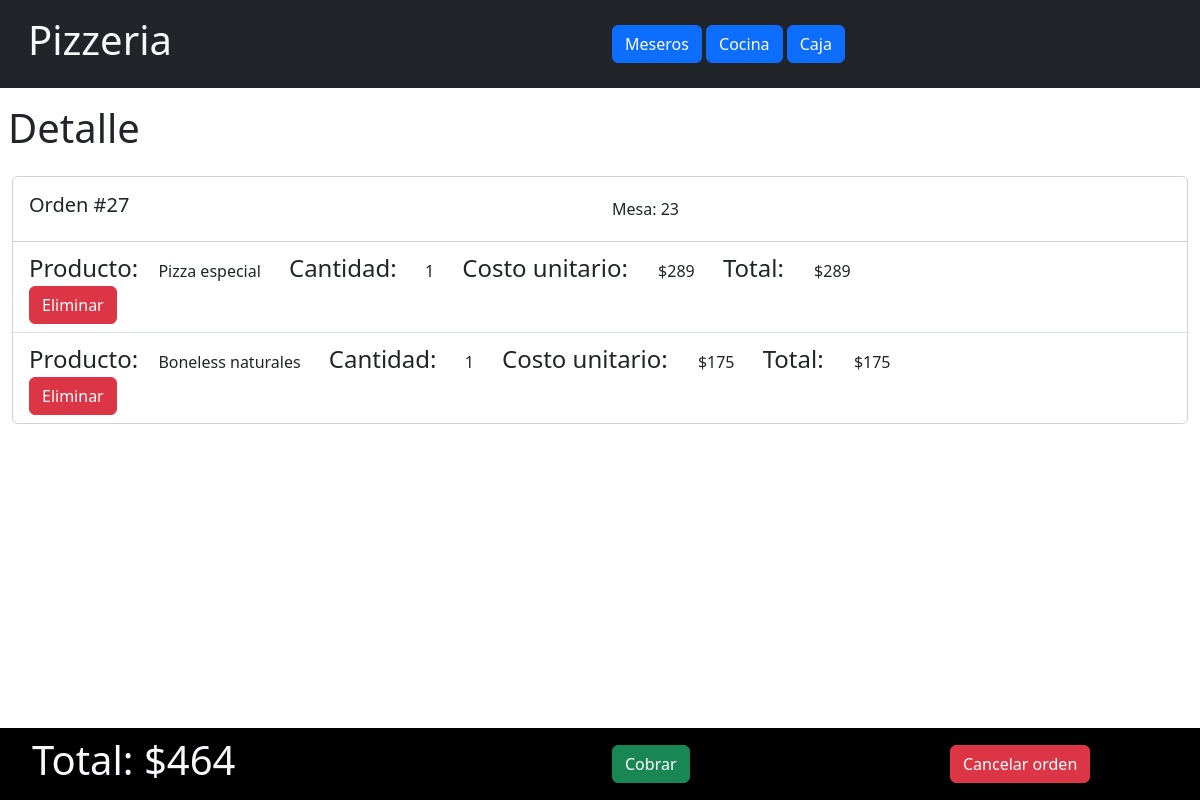
The page /Mizuki_app/27/payment/ on the database its author committed.
### Mizuki_app/models.py (models this page shows, shortened)
class Order(models.Model):
    tableNumber = models.PositiveIntegerField(('Numero de mesa'))
    waitingPayment = models.BooleanField(('Orden por cobrar'), default=False)
    complete = models.BooleanField(('Orden completada'), default=False)

class Product(models.Model):
    name = models.CharField(('Nombre'), max_length = 100)
    price = models.PositiveIntegerField(('Precio'))
    category = models.ForeignKey(Categories, on_delete = models.CASCADE)

### Mizuki_app/views.py (the view)
# urls.py: path('<int:order_id>/payment/', views.PaymentPage, name='paymentPage'),
def PaymentPage(request, order_id):
    order_total = 0
    prods_list = []
    prod_dict = {'detail_id':'', 'prod':1, 'quantity': 1, 'total': 1}
    order = Order.objects.get(pk=order_id)
    details = OrderDetail.objects.filter(orderID=order.id)
    for detail in details:
        prod_dict['detail_id'] = detail.id
        prod_dict['prod'] = Product.objects.get(pk=detail.productID.pk)
        prod_dict['quantity'] = detail.quantity
        prod_dict['total'] = int(prod_dict['prod'].price) * int(detail.quantity)
        order_total += prod_dict['total']
        prods_list.append(prod_dict)
        prod_dict = {'id':'', 'prod':1}
    return render(request, "Mizuki_app/payment.html",{'order':order,'prods_list':prods_list, 'order_total':order_total})

### Mizuki_app/templates/Mizuki_app/payment.html (shortened to what this page needs)
<!doctype html>
<html lang="en">
<head>
    <link href="https://cdn.jsdelivr.net/npm/bootstrap@5.3.3/dist/css/bootstrap.min.css" rel="stylesheet"
>
</head>
<body class="d-flex flex-column min-vh-100">
    {%include "Mizuki_app/header.html"%}
    <div class="container-fluid">
        <div class="row">
            <h1 class="ps-2 py-3">Detalle</h1>
            <div class="container-fluid">
                {% if order %}
                    <div class="card mb-2">
                        <div class="card-body row align-items-center">
                            <div class="col-sm-6">
                                <h5 class="card-title">Orden #{{order.id}}</h5>
                            </div>
                            <div class="col-sm-6">
                                <p class="card-text">Mesa: {{order.tableNumber}}</p>
                            </div>
                        </div>
                        <ul class="list-group list-group-flush">
                            {% for prod in prods_list%}
                                <li class="list-group-item">
                                    <span class="fs-4 me-3">Producto:</span> {{prod.prod.name}}
                                    <span class="fs-4 mx-4">Cantidad:</span> {{prod.quantity}}
                                    <span class="fs-4 mx-4">Costo unitario: </span>${{prod.prod.price}}
                                    <span class="fs-4 mx-4">Total: </span>${{prod.total}}
                                    <form method="post" action="{% url 'Mizuki_app:deleteOrderProduct' prod.detail_id%}">
                                        <button type="submit" class="btn btn-danger">Eliminar</button>
                                    </form>
                                </li>
                            {% endfor %}
                        </ul>
                    </div>
                {% endif %}
            </div>
        </div>
    </div>
    <footer class="container-fluid mt-auto bg-black">
        <div class="row text-light align-items-center m-2">
            <div class="col-lg-6">
                <h1>Total: ${{order_total}}</h1>
            </div>
            <div class="col-lg-3">
                <form method="post" action="{% url 'Mizuki_app:paymentDone' order.id%}">
                    <input type="submit" class="btn btn-success" name="add" value="Cobrar">
                </form>
            </div>
            <div class="col-lg-3">
                <form method="post" action="{% url 'Mizuki_app:payOrDelete' order.id%}">
                    <input type="submit" class="btn btn-danger ms-5" name="remove_order" value="Cancelar orden">
                </form>
            </div>
        </div>
    </footer>
</body>
</html>

### rows shown on the page
Order: id "27", tableNumber "23"
Product: prod.name "Pizza especial", quantity "1", prod.price "289", total "289"
Product: prod.name "Boneless naturales", quantity "1", prod.price "175", total "175"

### other values the page prints
{{ order_total }} "464"
